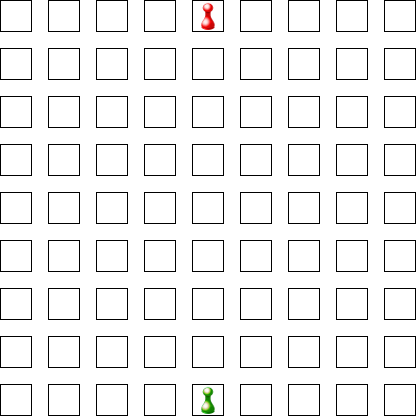

A level layout from a 2D game, rendered from its tile map. Below: a short description, then the map file with tile-grid data replaced by summaries:
An orthogonal 26x26 tile map with 16x16 px tiles, 1 tile layer (Layer 1).

<map version="1.0" orientation="orthogonal" width="26" height="26" tilewidth="16" tileheight="16">
 <tileset firstgid="1" name="Take3" tilewidth="16" tileheight="16">
  <image source="spritesheetDefault.png" width="80" height="80" />
 </tileset>
 <layer name="Layer 1" width="26" height="26">
  <data>[676 cells, 676 non-empty, 13 distinct tile ids]</data>
 </layer>
</map>